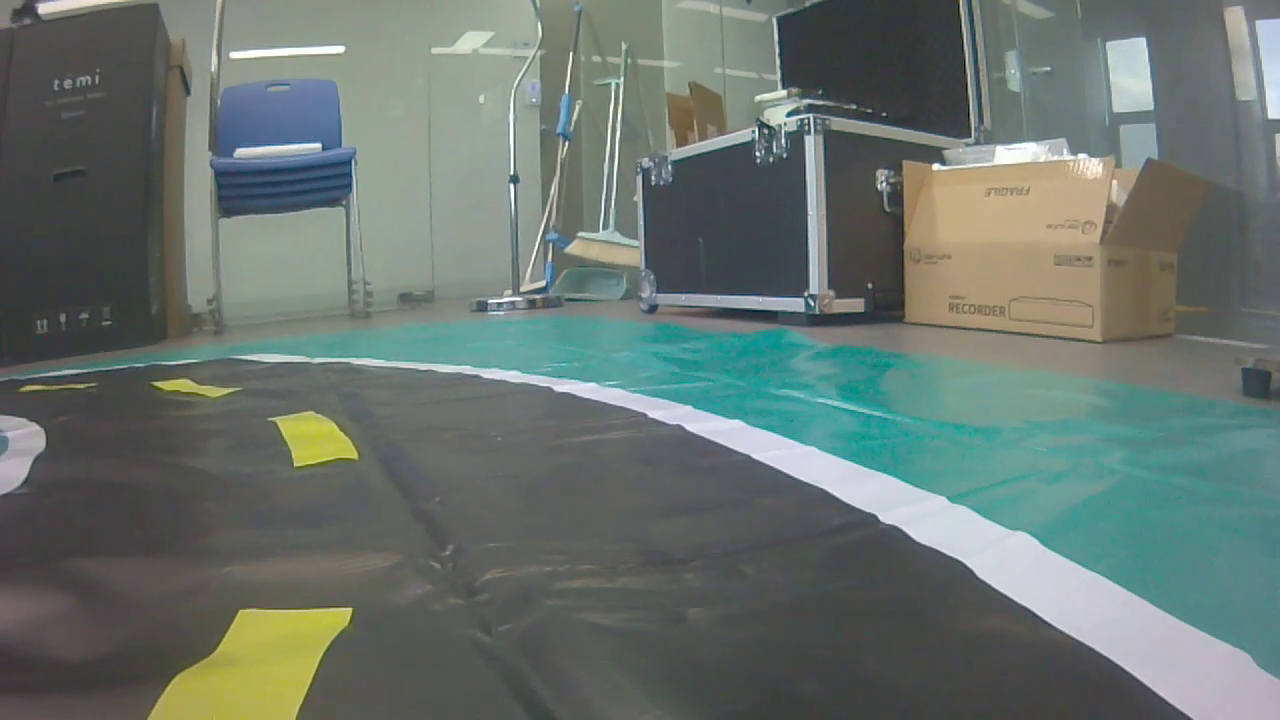
#> input picture frame 18 of ObjectDetection/CJtest/Videos/curve.mp4, 1280 x 720 px, given in place of project.mp4, which was not available
$ python main.py   (older library calls are emulated)
#> lines starting #> are read from the running program, lines starting #| are printed output that depends on the picture; after the words box and inside, x2 and y2 are one past the last pixel; in counts of white or black regions, pixels touching at a corner belong together; pictures that were not available may be replaced by others from this repository, and a replacement may not be noted
### ObjectDetection/CJtest/demo/threshold.py
import numpy as np
import cv2

def sobel_xy(img, orient='x', thresh=(20, 100)):
    if orient == 'x':
        abs_sobel = np.absolute(cv2.Sobel(img, cv2.CV_64F, 1, 0))
    if orient == 'y':
        abs_sobel = np.absolute(cv2.Sobel(img, cv2.CV_64F, 0, 1))
    scaled_sobel = np.uint8(255*abs_sobel/np.max(abs_sobel))
    binary_output = np.zeros_like(scaled_sobel)
    binary_output[(scaled_sobel >= thresh[0]) & (scaled_sobel <= thresh[1])] = 255

    return binary_output

def mag_thresh(img, sobel_kernel=3, mag_thresh=(0, 255)):
    sobelx = cv2.Sobel(img, cv2.CV_64F, 1, 0, ksize=sobel_kernel)
    sobely = cv2.Sobel(img, cv2.CV_64F, 0, 1, ksize=sobel_kernel)
    gradmag = np.sqrt(sobelx**2 + sobely**2)
    scale_factor = np.max(gradmag)/255
    gradmag = (gradmag/scale_factor).astype(np.uint8)
    binary_output = np.zeros_like(gradmag)
    binary_output[(gradmag >= mag_thresh[0]) & (gradmag <= mag_thresh[1])] = 255

    return binary_output


def ch_thresh(ch, thresh=(80, 255)):
    binary = np.zeros_like(ch)
    binary[(ch > thresh[0]) & (ch <= thresh[1])] = 255
    return binary

def gradient_combine(img, th_x, th_y, th_mag, th_dir):
    rows, cols = img.shape[:2]
    R = img[200:rows - 140, 0:cols, 2]

    sobelx = sobel_xy(R, 'x', th_x)
    # cv2.imshow('x',sobelx)
    sobely = sobel_xy(R, 'y', th_y)
    # cv2.imshow('y',sobely)
    mag_img = mag_thresh(R, 3, th_mag)
    # cv2.imshow('mag',mag_img)

    gradient_comb = np.zeros_like(R).astype(np.uint8)
    gradient_comb[((sobelx > 1) &(mag_img > 1))| ((mag_img > 1) & (sobely > 1))] = 255

    return gradient_comb

def hls_combine(img, th_h, th_l, th_s):
    hls = cv2.cvtColor(img, cv2.COLOR_BGR2HLS)

    rows, cols = img.shape[:2]

    H = hls[200:rows - 140, 0:cols, 0]
    L = hls[200:rows - 140, 0:cols, 1]
    S = hls[200:rows - 140, 0:cols, 2]

    h_img = ch_thresh(H, th_h)
    # cv2.imshow('HLS (H) threshold', h_img)
    l_img = ch_thresh(L, th_l)
    # cv2.imshow('HLS (L) threshold', l_img)
    s_img = ch_thresh(S, th_s)
    # cv2.imshow('HLS (S) threshold', s_img)

    hls_comb = np.zeros_like(s_img).astype(np.uint8)
    hls_comb[(s_img > 1) & (l_img == 0) & (h_img > 1)] = 255
    return hls_comb

def comb_result(grad, hls):
    result = np.zeros_like(hls).astype(np.uint8)
    # result[(grad > 1)] = 100
    result[(hls > 1)] = 255

    return result

### ObjectDetection/CJtest/demo/finding_lines.py
import numpy as np
import cv2


class Line:
    def __init__(self):
        self.detected = False
        self.window_margin = 56
        self.prevx = []
        self.current_fit = [np.array([False])]
        self.radius_of_curvature = None
        self.startx = None
        self.endx = None
        self.allx = None
        self.ally = None
        self.curvature = None
        self.steering = None

def warp_image(img, src, dst, size):
    M = cv2.getPerspectiveTransform(src, dst)
    Minv = cv2.getPerspectiveTransform(dst, src)
    warp_img = cv2.warpPerspective(img, M, size, flags=cv2.INTER_LINEAR)

    return warp_img, M, Minv

def find_LR_lines(binary_img, center_line):
    if center_line.detected == False:
        return blind_search(binary_img,center_line)
    else:
        return prev_window_refer(binary_img, center_line)

def rad_of_curvature(center_line):
    ploty = center_line.ally
    centerx = center_line.allx
    centerx = centerx[::-1]

    """
    ymperpix, xmperpix 고치기
    """
    # # Define conversions in x and y from pixels space to meters
    # # width_lanes = abs(right_line.startx - left_line.startx)
    # # ym_per_pix = 30 / 720  # parameter 교체
    # # xm_per_pix = 3.7*(720/1280) / width_lanes  #parameter 교체
    #
    # y_eval = np.max(ploty)
    # center_fit_cr = np.polyfit(ploty * ym_per_pix, centerx * xm_per_pix, 2)
    # center_curverad = ((1 + (2 * center_fit_cr[0] * y_eval * ym_per_pix + center_fit_cr[1]) ** 2) ** 1.5) / np.absolute(
    #     2 * center_fit_cr[0])
    # center_line.radius_of_curvature = center_curverad

# [11 lines left out: function smoothing, not called in this run]

def blind_search(b_img, center_line):
    histogram = np.sum(b_img[int(b_img.shape[0] / 2):, :], axis=0)

    output = np.dstack((b_img, b_img, b_img)) * 255

    start_X = np.argmax(histogram[:])

    num_windows = 9
    window_height = np.int(b_img.shape[0] / num_windows)

    nonzero = b_img.nonzero()
    nonzeroy = np.array(nonzero[0])
    nonzerox = np.array(nonzero[1])

    current_startX = start_X
    min_num_pixel = 50

    win_center_lane = []

    window_margin = center_line.window_margin

    for window in range(num_windows):
        win_y_low = b_img.shape[0] - (window + 1) * window_height
        win_y_high = b_img.shape[0] - window * window_height
        win_centerx_min = current_startX - window_margin
        win_centerx_max = current_startX + window_margin

        cv2.rectangle(output, (win_centerx_min, win_y_low), (win_centerx_max, win_y_high), (0, 255, 0), 2)

        center_window_inds = ((nonzeroy >= win_y_low) & (nonzeroy <= win_y_high) & (nonzerox >= win_centerx_min) & (
            nonzerox <= win_centerx_max)).nonzero()[0]
        win_center_lane.append(center_window_inds)

        if len(center_window_inds) > min_num_pixel:
            current_centerX = np.int(np.mean(nonzerox[center_window_inds]))

    win_center_lane = np.concatenate(win_center_lane)

    centerx, centery = nonzerox[win_center_lane], nonzeroy[win_center_lane]

    output[centery, centerx] = [255, 0, 0]

    center_fit = np.polyfit(centery, centerx, 2)

    center_line.current_fit = center_fit

    ploty = np.linspace(0, b_img.shape[0] - 1, b_img.shape[0])

    center_plotx = center_fit[0] * ploty ** 2 + center_fit[1] * ploty + center_fit[2]

    center_line.prevx.append(center_plotx)

    if len(center_line.prevx) > 10:
        center_avg_line = smoothing(center_line.prevx, 10)
        center_avg_fit = np.polyfit(ploty, center_avg_line, 2)
        center_fit_plotx = center_avg_fit[0] * ploty ** 2 + center_avg_fit[1] * ploty + center_avg_fit[2]
        center_line.current_fit = center_avg_fit
        center_line.allx, center_line.ally = center_fit_plotx, ploty
    else:
        center_line.current_fit = center_fit
        center_line.allx, center_line.ally = center_plotx, ploty

    center_line.startx = center_line.allx[len(center_line.allx)-1]
    center_line.endx= center_line.allx[0]

    center_line.detected = True
    rad_of_curvature(center_line)
    return output

def prev_window_refer(b_img, center_line):
    output = np.dstack((b_img, b_img, b_img)) * 255

    nonzero = b_img.nonzero()
    nonzeroy = np.array(nonzero[0])
    nonzerox = np.array(nonzero[1])

    window_margin = center_line.window_margin

    center_line_fit = center_line.current_fit
    centerx_min = center_line_fit[0] * nonzeroy ** 2 + center_line_fit[1] * nonzeroy + center_line_fit[2] - window_margin
    centerx_max = center_line_fit[0] * nonzeroy ** 2 + center_line_fit[1] * nonzeroy + center_line_fit[2] + window_margin

    center_inds = ((nonzerox >= centerx_min) & (nonzerox <= centerx_max)).nonzero()[0]

    centerx, centery = nonzerox[center_inds], nonzeroy[center_inds]

    output[centery, centerx] = [255, 0, 0]

    center_fit = np.polyfit(centery, centerx, 2)

    ploty = np.linspace(0, b_img.shape[0] - 1, b_img.shape[0])

    center_plotx = center_fit[0] * ploty ** 2 + center_fit[1] * ploty + center_fit[2]

    centerx_avg = np.average(center_plotx)

    center_line.prevx.append(center_plotx)

    if len(center_line.prevx) > 10:
        center_avg_line = smoothing(center_line.prevx, 10)
        center_avg_fit = np.polyfit(ploty, center_avg_line, 2)
        center_fit_plotx = center_avg_fit[0] * ploty ** 2 + center_avg_fit[1] * ploty + center_avg_fit[2]
        center_line.current_fit = center_avg_fit
        center_line.allx, center_line.ally = center_fit_plotx, ploty
    else:
        center_line.current_fit = center_fit
        center_line.allx, center_line.ally = center_plotx, ploty

    center_line.startx = center_line.allx[len(center_line.allx) - 1]
    center_line.endx = center_line.allx[0]

    rad_of_curvature(center_line)
    return output


# [93 lines of commented-out code are left out]

### ObjectDetection/CJtest/demo/main.py
import numpy as np
import cv2
from threshold import gradient_combine, hls_combine, comb_result
from finding_lines import Line, warp_image, find_LR_lines

input_name = 'project.mp4'

center_line = Line()

th_sobelx, th_sobely, th_mag, th_dir = (40, 100), (60, 255), (150, 255), (0.7, 1.3)
th_h, th_l, th_s = (20, 40), (0, 60), (85, 255)

if __name__ == '__main__':
    cap = cv2.VideoCapture(input_name)
    while (cap.isOpened()):
        _, frame = cap.read()
#> frame is the input picture: shape (720, 1280, 3); mean B, G, R 110.5, 116.3, 105.2
        img = cv2.resize(frame, dsize = (640, 480), interpolation=cv2.INTER_AREA)
        undist_img = cv2.GaussianBlur(img, (5,5),0)
        rows, cols = undist_img.shape[:2]

        combined_gradient = gradient_combine(undist_img, th_sobelx, th_sobely, th_mag, th_dir)
#> in gradient_combine, `sobelx = sobel_xy(R, 'x', th_x)`:
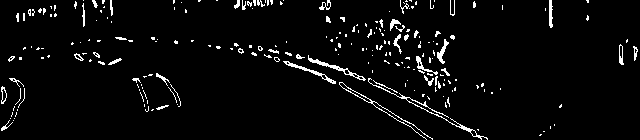
#> sobelx: shape (140, 640); 4% white in thin lines or dots
#> in mag_thresh, `sobely = cv2.Sobel(img, cv2.CV_64F, 0, 1, ksize=sobel_kernel)`:
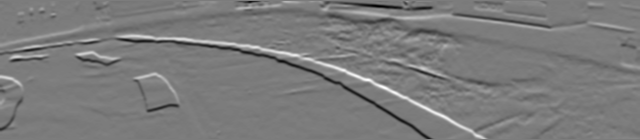
#> sobely: shape (140, 640) float64; min -358, max 378, mean -1.3; drawn with min black and max white
#> in mag_thresh, `gradmag = np.sqrt(sobelx**2 + sobely**2)`:
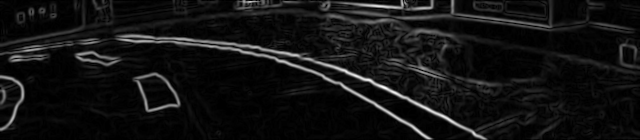
#> gradmag: shape (140, 640) float64; min 0, max 407.4, mean 30; drawn with min black and max white
#> in mag_thresh, `scale_factor = np.max(gradmag)/255`: scale_factor = 1.6
#> combined_gradient: shape (140, 640); 1.3% white in thin lines or dots, all inside (x1, y1, x2, y2) = (4, 1, 485, 139)
        # cv2.imshow('gradient combined image', combined_gradient)
        combined_hls = hls_combine(undist_img, th_h, th_l, th_s)
#> in hls_combine, `H = hls[200:rows - 140, 0:cols, 0]`:
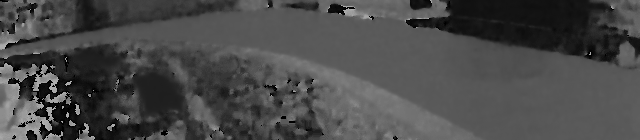
#> H: shape (140, 640); min 0, max 177, mean 73.5
#> in hls_combine, `L = hls[200:rows - 140, 0:cols, 1]`:
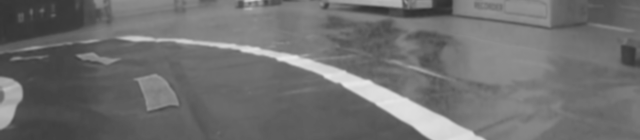
#> L: shape (140, 640); min 47, max 232, mean 111.3
#> combined_hls: shape (140, 640); 1.1% white; 3 white regions (1 under 20 px), largest, box (x1, y1, x2, y2) and area: (140, 77, 178, 112) 889, (78, 55, 102, 64) 103
        # cv2.imshow('HLS combined image', combined_hls)
        combined_result = comb_result(combined_gradient, combined_hls)
        cv2.imshow('comb_result', combined_result)

        c_rows, c_cols = combined_result.shape[:2]
        s_LTop2, s_RTop2 = [5, 5], [c_cols - 5, 5]
        s_LBot2, s_RBot2 = [5, c_rows], [c_cols - 5, c_rows]
        src = np.float32([s_LBot2, s_LTop2, s_RTop2, s_RBot2])
        dst = np.float32([(0, 720), (0, 0), (700, 0), (700, 720)])

        warp_img, M, Minv = warp_image(combined_result, src, dst, (720, 720))
#> M = [[1.11, -1.76e-18, -5.56], [5.59e-18, 5.33, -26.67], [7.05e-20, -9.4e-21, 1]]; Minv = [[0.9, 0, 5], [0, 0.188, 5], [0, 0, 1]]
        cv2.imshow('warp', warp_img)

        try:
            searching_img = find_LR_lines(warp_img, center_line)
#> in blind_search, `histogram = np.sum(b_img[int(b_img.shape[0] / 2):, :], axis=0)`: histogram = 720 values, max 47606 at index 162, min 0 at index 0, mean 1866.7
#> in blind_search, `start_X = np.argmax(histogram[:])`: start_X = 162
#> in blind_search, `nonzero = b_img.nonzero()`: nonzero = 6565 positions, rows 262 to 570, columns 81 to 192
#> in blind_search, `nonzeroy = np.array(nonzero[0])`: nonzeroy = 6565 values from 262 to 570
#> in blind_search, `nonzerox = np.array(nonzero[1])`: nonzerox = 6565 values, max 192 at index 4486, min 81 at index 230, mean 159.9
#> in blind_search, `current_startX = start_X`: current_startX = 162
#> the loop in blind_search, `for window in range(num_windows):` made 9 passes
#> current_centerX on passes 2 to 6: 163, 173, 167, 163, 110
#> after the loop in blind_search, `for window in range(num_windows):`:
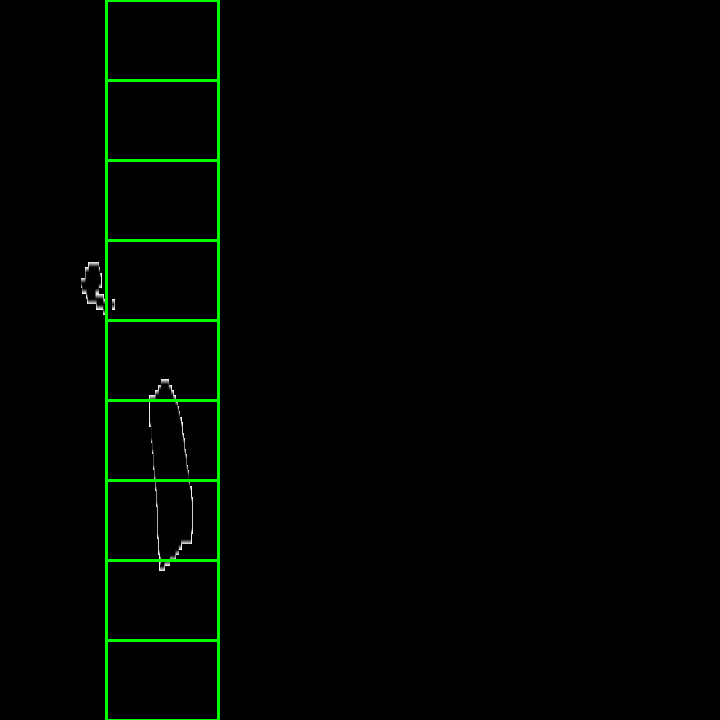
#> output: shape (720, 720, 3); mean of channels 0, 1, 2 0.3, 3.9, 0.3; drawn as B, G, R
#> after the loop in blind_search, `for window in range(num_windows):`: win_center_lane = 9 items
#> in blind_search, `win_center_lane = np.concatenate(win_center_lane)`: win_center_lane = 5833 values, max 6564 at index 93, min 651 at index 5780, mean 3676.4
#> in blind_search, `centerx, centery = nonzerox[win_center_lane], nonzeroy[win_center_lane]`: centerx = 5833 values, max 192 at index 740, min 106 at index 5798, mean 169.2; centery = 5833 values, max 570 at index 88, min 299 at index 5780, mean 472.8
#> in blind_search, `output[centery, centerx] = [255, 0, 0]`:
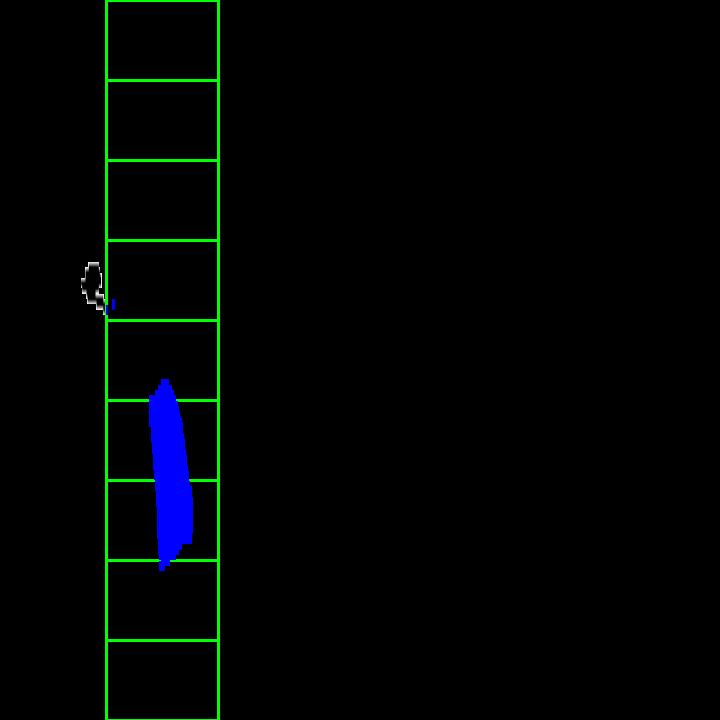
#> output: shape (720, 720, 3); 1.11% of pixels changed, all inside (x1, y1, x2, y2) = (106, 299, 193, 571); drawn as B, G, R
#> in blind_search, `center_fit = np.polyfit(centery, centerx, 2)`: center_fit = [-0.00139, 1.39, -172.5]
#> in blind_search, `center_plotx = center_fit[0] * ploty ** 2 + center_fit[1] * ploty + ce..`: center_plotx = 720 values, max 173.7 at index 498, min -172.5 at index 0, mean 86.6
#> in blind_search, `center_line.allx, center_line.ally = center_plotx, ploty`: center_line.allx has the same summary as center_plotx; center_line.ally = 720 values from 0 to 719
#> in blind_search, `center_line.startx = center_line.allx[len(center_line.allx)-1]`: center_line.startx = 105.9
#> in blind_search, `center_line.endx= center_line.allx[0]`: center_line.endx = -172.5
#> in rad_of_curvature, `ploty = center_line.ally`: ploty = 720 values from 0 to 719
#> in rad_of_curvature, `centerx = center_line.allx`: centerx has the same summary as center_plotx in blind_search
#> in rad_of_curvature, `centerx = centerx[::-1]`: centerx = 720 values, max 173.7 at index 221, min -172.5 at index 719, mean 86.6
        except TypeError:
            continue
        cv2.imshow('LR searching', searching_img)

        # w_comb_result, w_color_result = draw_lane(searching_img, left_line, right_line)
        # #cv2.imshow('w_comb_result', w_comb_result)
        #
        # # Drawing the lines back down onto the road
        # color_result = cv2.warpPerspective(w_color_result, Minv, (c_cols, c_rows))
        # lane_color = np.zeros_like(undist_img)
        # lane_color[220:rows - 12, 0:cols] = color_result
        #
        # # Combine the result with the original image
        # result = cv2.addWeighted(undist_img, 1, lane_color, 0.3, 0)
        # #cv2.imshow('result', result.astype(np.uint8))
        #
        # info= np.zeros_like(result)
        # info[5:140, 5:140] = (255, 255, 255)
        # info = cv2.addWeighted(result, 1, info, 0.2, 0)
        # road_map = print_road_map(w_color_result, left_line, right_line)
        # info2[10:105, cols-106:cols-11] = road_map
        # info2 = print_road_status(info2, left_line, right_line)
        # cv2.imshow('road info', info2)

        # out.write(frame)
        if cv2.waitKey(20) & 0xFF == ord('d'):
#> (key Esc is pressed here)
            break

    cap.release()
    cv2.destroyAllWindows()

$ run again, starting later in the video
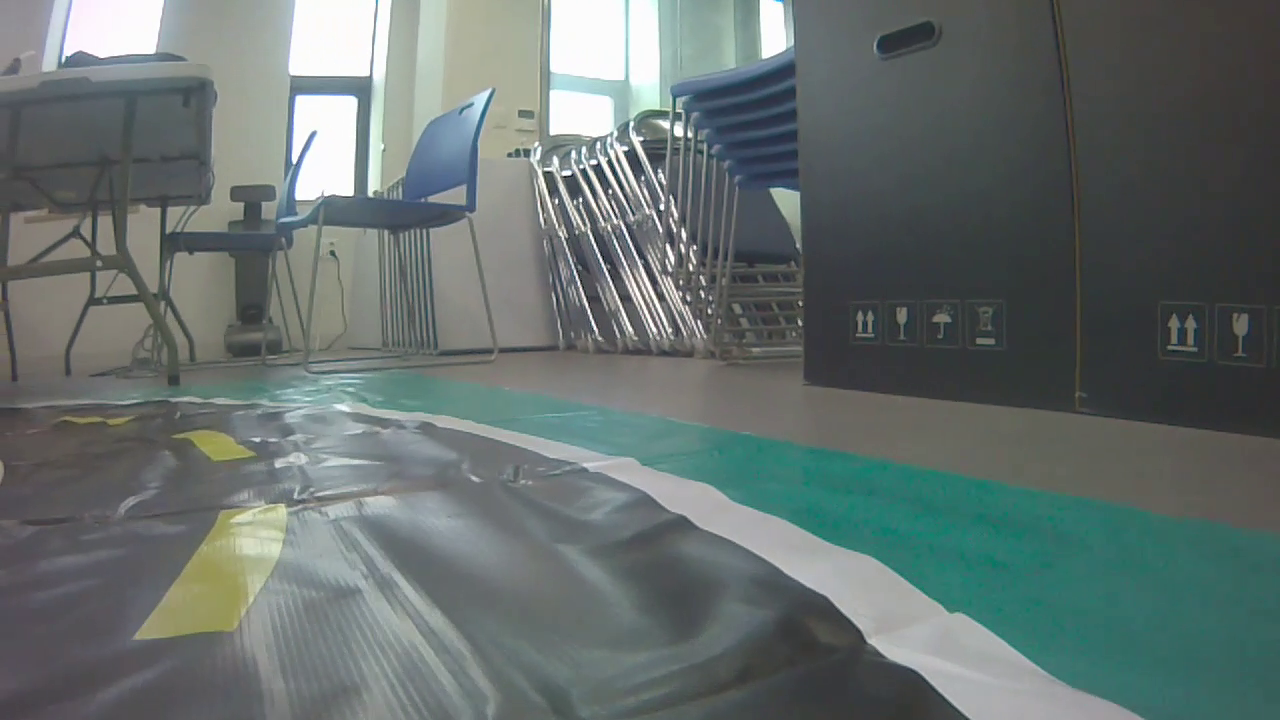
#> input picture frame 81 of ObjectDetection/CJtest/Videos/curve.mp4, 1280 x 720 px, given in place of project.mp4, which was not available
#> frame is the input picture: shape (720, 1280, 3); mean B, G, R 110.2, 112.2, 101.9
#> in gradient_combine, `sobelx = sobel_xy(R, 'x', th_x)`:
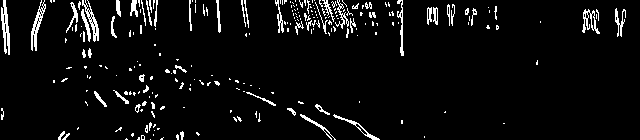
#> sobelx: shape (140, 640); 5.3% white in thin lines or dots
#> scale_factor = 1.33
#> mag_img: shape (140, 640); 0.38% white in thin lines or dots, all inside (x1, y1, x2, y2) = (63, 0, 378, 139)
#> combined_gradient: shape (140, 640); 0.29% white in thin lines or dots, all inside (x1, y1, x2, y2) = (63, 1, 378, 139)
#> hls: shape (480, 640, 3); mean of channels 0, 1, 2 77, 107, 24.2
#> h_img: shape (140, 640); 22.2% white; 221 white regions (168 under 20 px), largest, box (x1, y1, x2, y2) and area: (371, 46, 625, 140) 8446, (38, 0, 132, 49) 2623, (18, 0, 83, 105) 1205
#> l_img: shape (140, 640); 17.6% white; 9 white regions (4 under 20 px), largest, box (x1, y1, x2, y2) and area: (403, 0, 640, 92) 15608, (121, 4, 129, 15) 58, (590, 18, 593, 30) 33, (120, 32, 129, 36) 32, (377, 3, 385, 7) 22
#> s_img: shape (140, 640); 5.7% white; 3 white regions (2 under 20 px), largest, box (x1, y1, x2, y2) and area: (358, 91, 561, 140) 5085
#> combined_hls: shape (140, 640); every value is 0
#> warp_img: shape (720, 720); every value is 0
#> `warp_img, M, Minv = warp_image(combined_result, src, dst, (720, 720))`: M = [[1.11, -1.76e-18, -5.56], [5.59e-18, 5.33, -26.67], [7.05e-20, -9.4e-21, 1]]; Minv = [[0.9, 0, 5], [0, 0.188, 5], [0, 0, 1]]
#> histogram = 720 values from 0 to 0
#> start_X = 0
#> nonzero = (empty array, empty array)
#> nonzeroy = empty array
#> current_startX = 0
#> after the loop in blind_search, `for window in range(num_windows):`:
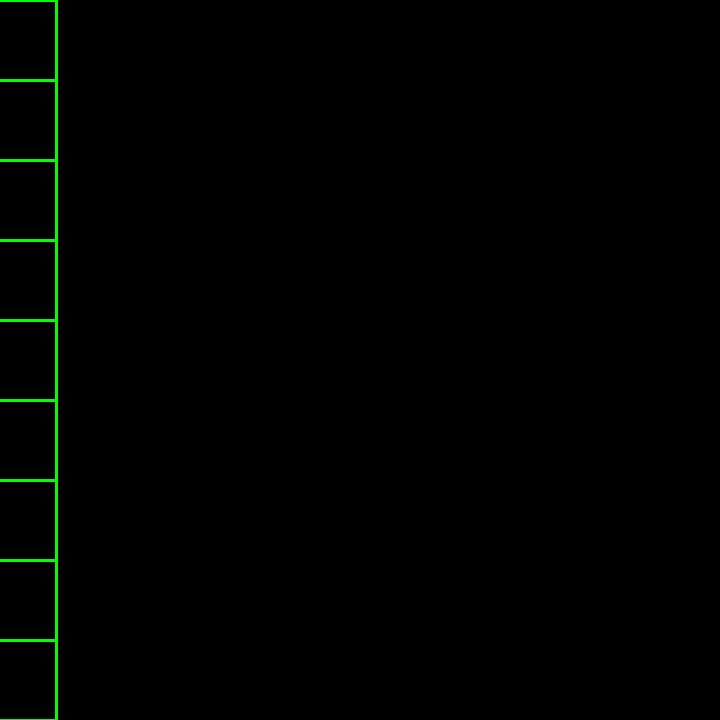
#> output: shape (720, 720, 3); mean of channels 0, 1, 2 0, 1.8, 0; drawn as B, G, R
#> after the loop in blind_search, `for window in range(num_windows):`: win_center_lane = [empty array, empty array, empty array, empty array, empty array, empty array, empty array, empty array, empty array]
#> in blind_search, `win_center_lane = np.concatenate(win_center_lane)`: win_center_lane = empty array
